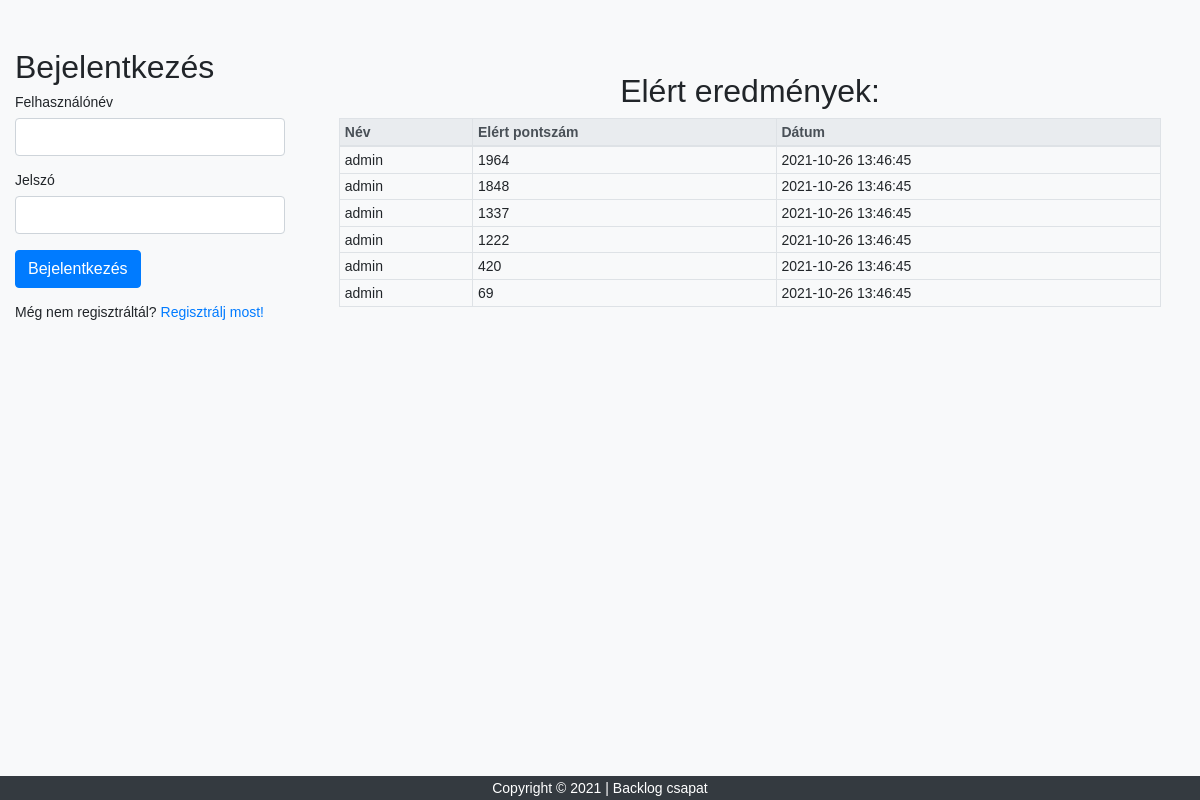
The page /login.php on the database its author committed.
### tables this page shows
CREATE TABLE scoreboard (
    userid INT NOT NULL,
    score VARCHAR(50) NOT NULL,
    created_at DATETIME DEFAULT CURRENT_TIMESTAMP
);

CREATE TABLE users (
    id INT NOT NULL PRIMARY KEY AUTO_INCREMENT,
    username VARCHAR(50) NOT NULL UNIQUE,
    password VARCHAR(255) NOT NULL,
    scoretoken VARCHAR(255) NOT NULL UNIQUE,
    created_at DATETIME DEFAULT CURRENT_TIMESTAMP
);

### home.php (the view, shortened to what this page needs)
<!DOCTYPE html>
<html lang="hu">
<head>
</head>
<body>
	<div class="container-fluid p-4">
		<h2 style="text-align:center;">Elért eredmények:</h2>
		<?php
		$scorelink = mysqli_connect(DB_SERVER, DB_USERNAME, DB_PASSWORD, DB_NAME);
		$scorequery = mysqli_query($scorelink, 'SELECT users.username AS "Név", scoreboard.score AS "Elért pontszám", scoreboard.created_at AS "Dátum" FROM `scoreboard` INNER JOIN users ON users.id = scoreboard.userid ORDER BY convert(scoreboard.score, decimal) DESC');
		$scorefield = mysqli_field_count($scorelink);
		echo '<table class="table table-sm table-bordered"><thead class="thead-light"><tr>';
		for($i = 0; $i < $scorefield; $i++) {
			echo '<th>'.mysqli_fetch_field_direct($scorequery, $i)->name.'</th>';
		}
		echo '</tr></thead><tbody>';
		while($scorerow = mysqli_fetch_array($scorequery)) {
			if($scorerow[1] != "admin"){
				echo '<tr>';
				for($i = 0; $i < $scorefield; $i++) {
					echo '<td>'.$scorerow[mysqli_fetch_field_direct($scorequery, $i)->name].'</td>';
				}
				echo '</tr>';
			}
		}
		echo '</tbody></table>';
		?>
	</div>
</body>
</html>

### login.php (shortened to what this page needs)
<?php
$username = $password = "";
$username_err = $password_err = "";
?>
<!DOCTYPE html>
<html lang="hu">
<head>
	<link rel="stylesheet" href="css/bootstrap.css">
</head>
<body class="bg-light">
	<div class="container-fluid pt-5">
		<div class="row">
			<div class="col-3">
				<h2>Bejelentkezés</h2>
				<form action="<?php echo htmlspecialchars($_SERVER["PHP_SELF"]); ?>" method="post">
					<div class="form-group <?php echo (!empty($username_err)) ? 'has-error' : ''; ?>">
						<label>Felhasználónév</label>
						<input type="text" name="username" class="form-control" value="<?php echo $username; ?>">
					</div>
					<div class="form-group <?php echo (!empty($password_err)) ? 'has-error' : ''; ?>">
						<label>Jelszó</label>
						<input type="password" name="password" class="form-control">
					</div>
					<div class="form-group">
						<input type="submit" class="btn btn-primary" value="Bejelentkezés">
					</div>
					<p>Még nem regisztráltál? <a href="register.php">Regisztrálj most!</a></p>
				</form>
			</div>
			<div class="col-9">
				<?php require_once "home.php"; ?>
			</div>
		</div>
	</div>
	<footer class="page-footer py-1 fixed-bottom bg-dark text-white">
		<div class="footer-copyright text-center">
			Copyright ©
			 | Backlog csapat
		</div>
	</footer>
</body>
</html>

### login.php (style rules this page uses)
body { font: 14px sans-serif; }

### rows shown on the page
scoreboard: userid.username "admin", score "1964", created_at "2021-10-26 13:46:45"
scoreboard: userid.username "admin", score "1848", created_at "2021-10-26 13:46:45"
scoreboard: userid.username "admin", score "1337", created_at "2021-10-26 13:46:45"
scoreboard: userid.username "admin", score "1222", created_at "2021-10-26 13:46:45"
scoreboard: userid.username "admin", score "420", created_at "2021-10-26 13:46:45"
scoreboard: userid.username "admin", score "69", created_at "2021-10-26 13:46:45"

### other values the page prints
mysqli_fetch_field_direct($scorequery, $i)->name "Név"
mysqli_fetch_field_direct($scorequery, $i)->name "Elért pontszám"
mysqli_fetch_field_direct($scorequery, $i)->name "Dátum"
